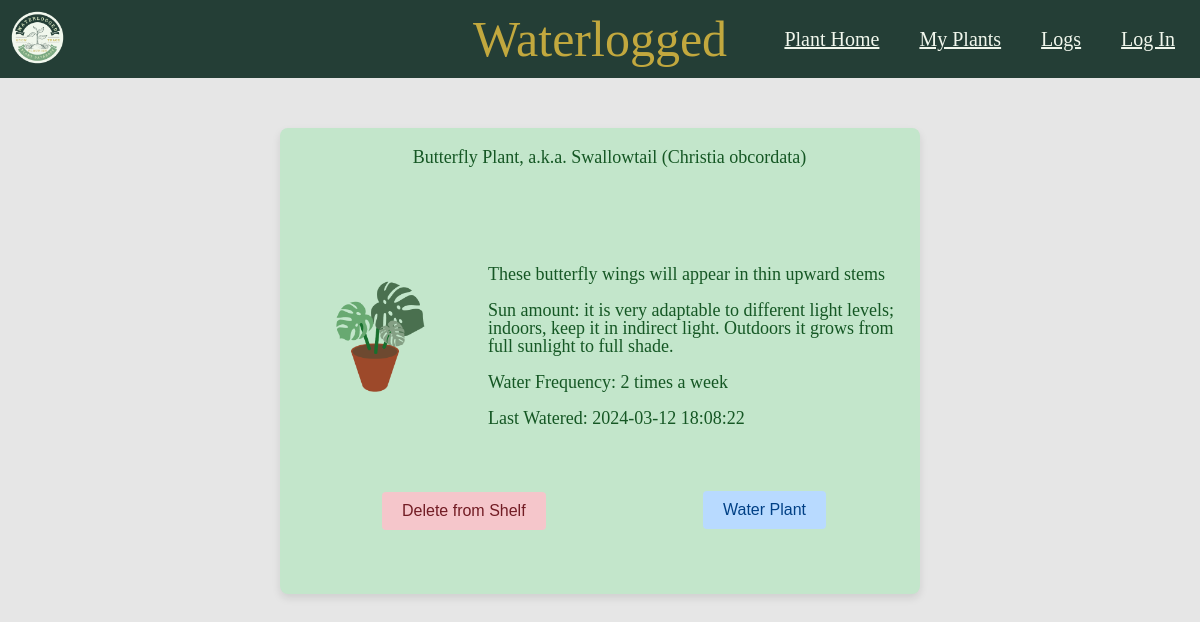
The page /html/details.php?user_plant_id=2 (signed in) on the database its author committed.
### tables this page shows
CREATE TABLE `user_plants` (
  `id` int NOT NULL,
  `last_watered` datetime DEFAULT NULL,
  `user_id` int DEFAULT NULL,
  `plant_id` int DEFAULT NULL,
  PRIMARY KEY (`id`),
  KEY `user_id_idx` (`user_id`),
  KEY `plant_id_idx` (`plant_id`),
  CONSTRAINT `plant_id` FOREIGN KEY (`plant_id`) REFERENCES `plants` (`id`),
  CONSTRAINT `user_id` FOREIGN KEY (`user_id`) REFERENCES `users` (`id`)
);

CREATE TABLE images (
    plant_id INT NULL,
    location_id INT NULL,
    path VARCHAR(255) NOT NULL,
    CONSTRAINT fk_plant FOREIGN KEY (plant_id) REFERENCES plants(id),
    CONSTRAINT fk_location FOREIGN KEY (location_id) REFERENCES locations(id),
    CONSTRAINT chk_images CHECK ((plant_id IS NOT NULL AND location_id IS NULL) OR (plant_id IS NULL AND location_id IS NOT NULL))
);

CREATE TABLE `plants` (
  `id` int NOT NULL,
  `name` varchar(225) DEFAULT NULL,
  `traits` mediumtext DEFAULT NULL,
  `sun` varchar(255) DEFAULT NULL,
  `water_freq_weekly` varchar(255) DEFAULT NULL,
  `location_id` int,  
  PRIMARY KEY (`id`),
  CONSTRAINT `location_id_fk` FOREIGN KEY (`location_id`) REFERENCES `locations` (`id`)  
  );

### html/details.php (the view, shortened to what this page needs)
<!DOCTYPE html>
<html lang="en">
<head>
    <link rel="stylesheet" href="../css/mainStyle.css" />
</head>
<body>
    <nav class="nav-links">
        <div class="logo">
        <a href="../index.php">
            <img src="../images/Waterlogged_Logo.png" alt="Waterlogged Logo" id="logo"/>
		</a>
        </div>
        <div class="please"style="position: absolute; left: 50%; transform: translateX(-50%);">Waterlogged</div>
        <ul>
            <li><a href="../index.php">Plant Home</a></li>
            <li><a href="./myPlants.php">My Plants</a></li>
            <li><a href="./logs.php">Logs</a></li>
            <li><a href="./users.php">Log In</a></li>
        </ul>
    </nav>
    <div class="container">
    <?php
		$user_plant_id = isset($_GET['user_plant_id']) ? (int)$_GET['user_plant_id'] : 0;
		$servername = "localhost";
		$username = "user";
		$password = "pass!";
		$dbname = "waterlogged";
		$conn = new mysqli($servername, $username, $password, $dbname);
$sql = "SELECT
    p.name AS PlantName,
    p.sun,
    p.traits,
    p.water_freq_weekly,
    up.last_watered,
    i.path
        FROM
            user_plants as up
        INNER JOIN plants as p ON up.plant_id = p.id
        INNER JOIN images as i on p.id = i.plant_id
        WHERE up.id = ?;";
		if ($stmt = $conn->prepare($sql)) {
		    $stmt->bind_param("i", $user_plant_id);
		    $stmt->execute();
		    $result = $stmt->get_result();
		    if ($result->num_rows > 0) {
		        while($row = $result->fetch_assoc()) {
		            echo '<div class="plant-image">';
		            echo '<img class="plant-image" src="../' . htmlspecialchars($row['path']) . '" alt="Plant Image">';
					echo '</div>';
					echo '<div class="plant-name">';
					echo '<h2>' . htmlspecialchars($row['PlantName']) . '</h2>';
					echo '</div>';
					echo '<div class="plant-details">';
	                echo '<p>' . htmlspecialchars($row['traits']) . '</p>';
	                echo '<br>';
	                echo '<p>Sun amount: ' . htmlspecialchars($row['sun']) . '</p>';
	                echo '<br>';
	                echo '<p>Water Frequency: ' . htmlspecialchars($row['water_freq_weekly']) . ' times a week</p>';
	                echo '<br>';
	                echo '<p>Last Watered: ' . htmlspecialchars($row['last_watered']) . '</p>';
					echo '</div>';
		            	       }
		    } else {
		        echo "No plant found with the given ID.";
		    }
		} else {
		    echo "Error preparing statement: " . $conn->error;
		}
		?>
		<div class="plant-detail-buttons">
		<form method="POST" action="">
		    <button type="submit" class="button delete-button">Delete from Shelf</button>
		</form>
		<form method="POST" action="">
		    <button type="submit" class="button water-button">Water Plant</button>
		</form>
		</div>
    </div>
</body>
</html>

### css/mainStyle.css (style rules this page uses)
html, body, div, span, applet, object, iframe, h1, h2, h3, h4, h5, h6, p, blockquote, pre, a, abbr, acronym, address, big, cite, code, del, dfn, em, img, ins, kbd, q, s, samp, small, strike, strong, sub, sup, tt, var, b, u, i, center, dl, dt, dd, ol, ul, li, fieldset, form, label, legend, table, caption, tbody, tfoot, thead, tr, th, td, article, aside, canvas, details, embed, figure, figcaption, footer, header, hgroup, menu, nav, output, ruby, section, summary, time, mark, audio, video { margin: 0; padding: 0; border: 0; font-size: 100%; font: inherit; vertical-align: baseline; }
article, aside, details, figcaption, figure, footer, header, hgroup, menu, nav, section { display: block; }
body { line-height: 1; }
ol, ul { list-style: none; }
* { margin: 0; padding: 0; }
body { background-color: #e6e6e6; }
.please { font-size: 50px; color: #c2a83e; }
nav { display: flex; justify-content: space-between; align-items: center; background-color: #243e36; }
.nav-links { display: flex; list-style: none; font-size: 20px; }
.nav-links li { display: inline-block; padding-right: 25px; margin-left: 10px; }
.nav-links a { color: #f1f7ed; }
#logo { height: 75px; }
.container { max-width: 600px; margin: 50px auto; background-color: #c3e6cb; border-radius: 8px; padding: 20px; box-shadow: 0 4px 8px rgba(0, 0, 0, 0.1); }
.plant-image { height: 150px; background-size: contain; background-repeat: no-repeat; background-position: center; width: 150px; height: 150px; display: block; }
.plant-name { font-size: 24px; color: #155724; }
.plant-details { font-size: 18px; color: #155724; }
.button { padding: 10px 20px; border: none; border-radius: 4px; cursor: pointer; font-size: 16px; margin-top: 10px; }
.delete-button { background-color: #f5c6cb; color: #721c24; }
.water-button { background-color: #b8daff; color: #004085; }
.container .plant-name h2 { width: 27% !important; transform: translatex(0px) translatey(0px); }
.container .plant-name { width: 597px; transform: translatex(150px) translatey(-158px); }
.container .plant-details { width: 68% !important; transform: translatex(146px) translatey(-143px); }
.container .plant-detail-buttons .water-button { transform: translatex(217px) translatey(-6px); }
.container .plant-detail-buttons .delete-button { transform: translatex(66px) translatey(-5px); }
.container .plant-detail-buttons { transform: translatex(-7px) translatey(-47px); }
.container .plant-detail-buttons form:nth-child(1) { width: 43%; transform: translatex(0px) translatey(-16px); }
.container .plant-detail-buttons form:nth-child(2) { width: 36%; transform: translatex(346px) translatey(-25px) !important; }
.plant-detail-buttons form .water-button { transform: translatex(57px) translatey(-5px) !important; }
.container .plant-detail-buttons { transform: translatex(-6px) translatey(-84px); }
.container .plant-detail-buttons form { transform: translatex(16px) translatey(24px) !important; }
.container .plant-name { font-size: 18px; text-align: center; transform: translatex(76px) translatey(-156px); position: relative; top: -2px; }
.container .plant-name h2 { width: 99% !important; transform: translatex(-62px) translatey(8px); }
.container .plant-details { transform: translatex(188px) translatey(-51px); }
.container .plant-detail-buttons { transform: translatex(0px) translatey(-15px); }
.container > .plant-image:nth-child(2) { transform: translatex(0px) translatey(100px); }

### rows shown on the page
user_plants: images.path (picture), plant.name "Butterfly Plant, a.k.a. Swallowtail (Christia obcordata)", plant.traits "These butterfly wings will appear in thin upward stems", plant.sun "it is very adaptable to different light levels; indoors, keep it in indirect light. Outdoors it grows from full sunlight to full shade.", plant.water_freq_weekly "2", last_watered "2024-03-12 18:08:22"
